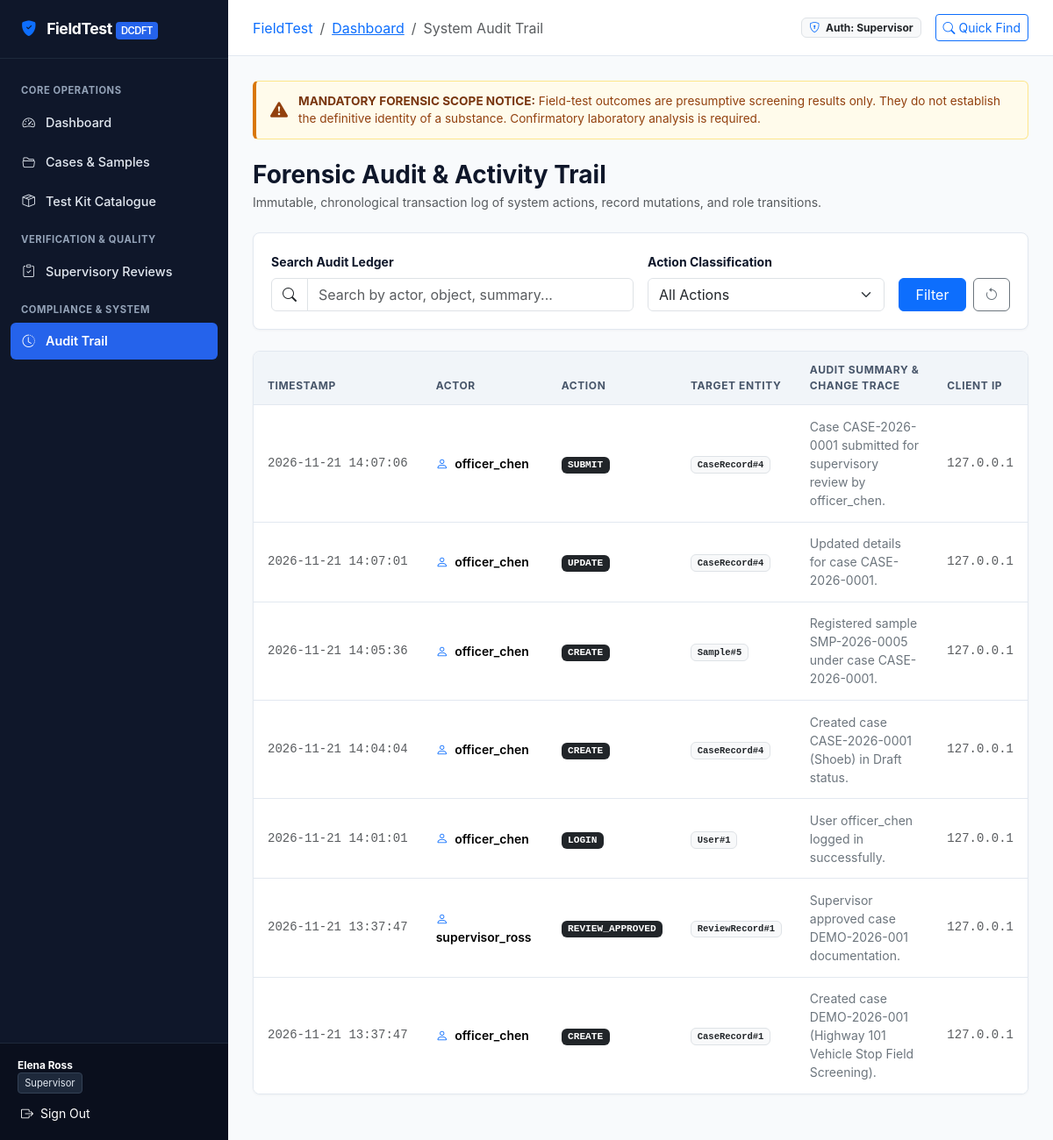
The app's page /audit/ (signed in) with its own data.
### auditlog/models.py (models this page shows, shortened)
class AuditEvent(models.Model):
    ACTION_CHOICES = [
        ('CREATE', 'Created Record'),
        ('UPDATE', 'Updated Record'),
        ('SUBMIT', 'Submitted For Review'),
        ('REVIEW_APPROVED', 'Documentation Approved'),
        ('REVIEW_CHANGES_REQUESTED', 'Changes Requested'),
        ('CUSTODY_RECORDED', 'Custody Event Recorded'),
        ('TEST_RECORDED', 'Test Event Recorded'),
        ('EVIDENCE_UPLOAD', 'Evidence Uploaded'),
        ('USER_MANAGEMENT', 'User Account Modified'),
        ('LOGIN', 'User Login'),
        ('LOGOUT', 'User Logout'),
    ]
    actor = models.ForeignKey(
        User,
        on_delete=models.SET_NULL,
        null=True,
        blank=True,
        related_name='audit_events'
    )
    action = models.CharField(max_length=64, choices=ACTION_CHOICES, db_index=True)
    object_type = models.CharField(max_length=64)
    object_id = models.CharField(max_length=64)
    summary = models.TextField()
    ip_address = models.GenericIPAddressField(null=True, blank=True)
    timestamp = models.DateTimeField(auto_now_add=True, db_index=True)
    class Meta:
        ordering = ['-timestamp']
        verbose_name = 'Audit Event'
        verbose_name_plural = 'Audit Events'

### auditlog/views.py (the view, shortened to what this page needs)
# urls.py: path('audit/', views.audit_list_view, name='audit_list'),
@login_required
@role_required('Administrator', 'Supervisor', 'Read-only User')
def audit_list_view(request):
    qs = AuditEvent.objects.select_related('actor').all()
    action = request.GET.get('action', '').strip()
    if action:
        qs = qs.filter(action=action)
    q = request.GET.get('q', '').strip()
    paginator = Paginator(qs, 25)
    page_number = request.GET.get('page')
    page_obj = paginator.get_page(page_number)
    return render(request, 'auditlog/audit_list.html', {
        'page_obj': page_obj,
        'selected_action': action,
        'q': q,
        'action_choices': AuditEvent.ACTION_CHOICES,
    })

### accounts/context_processors.py (called while the page is built, shortened)
def user_roles(request):
    groups = set(request.user.groups.values_list('name', flat=True))
    is_admin = request.user.is_superuser or 'Administrator' in groups
    is_supervisor = 'Supervisor' in groups or is_admin
    is_field_officer = 'Field Officer' in groups or is_admin
    is_readonly = 'Read-only User' in groups and not (is_admin or is_supervisor or is_field_officer)
    role_label = 'Administrator' if is_admin else ('Supervisor' if is_supervisor else ('Field Officer' if is_field_officer else ('Read-only User' if is_readonly else 'User')))
    return {
        'is_field_officer': is_field_officer,
        'is_supervisor': is_supervisor,
        'is_admin_user': is_admin,
        'is_readonly_user': is_readonly,
        'user_role_label': role_label,
    }

### templates/auditlog/audit_list.html (shortened to what this page needs)
{% extends 'base.html' %}
{% block breadcrumbs %}
<li class="breadcrumb-item"><a href="{% url 'dashboard' %}">Dashboard</a></li>
<li class="breadcrumb-item active" aria-current="page">System Audit Trail</li>
{% endblock %}
{% block content %}
<div class="d-flex flex-wrap align-items-center justify-content-between gap-3 mb-4">
    <div>
        <h1 class="h3 fw-bold mb-1">Forensic Audit & Activity Trail</h1>
        <p class="text-muted small mb-0">Immutable, chronological transaction log of system actions, record mutations, and role transitions.</p>
    </div>
</div>
<div class="card-forensic mb-4">
    <div class="card-body">
        <form method="get" class="row g-3 align-items-end">
            <div class="col-md-6">
                <label for="q" class="form-label small fw-bold">Search Audit Ledger</label>
                <div class="input-group">
                    <span class="input-group-text bg-white"><i class="bi bi-search"></i></span>
                    <input type="text" name="q" id="q" value="{{ q }}" class="form-control" placeholder="Search by actor, object, summary...">
                </div>
            </div>
            <div class="col-md-4">
                <label for="action" class="form-label small fw-bold">Action Classification</label>
                <select name="action" id="action" class="form-select">
                    <option value="">All Actions</option>
                </select>
            </div>
            <div class="col-md-2 d-flex gap-2">
                <button type="submit" class="btn btn-primary w-100">Filter</button>
                <a href="{% url 'audit_list' %}" class="btn btn-outline-secondary"><i class="bi bi-arrow-counterclockwise"></i></a>
            </div>
        </form>
    </div>
</div>
<div class="card-forensic">
    <div class="table-responsive">
        <table class="table table-forensic mb-0">
            <thead>
                <tr>
                    <th>Timestamp</th>
                    <th>Actor</th>
                    <th>Action</th>
                    <th>Target Entity</th>
                    <th>Audit Summary & Change Trace</th>
                    <th>Client IP</th>
                </tr>
            </thead>
            <tbody>
                {% for event in page_obj %}
                <tr>
                    <td class="small text-muted font-monospace" style="white-space: nowrap;">
                        {{ event.timestamp|date:"Y-m-d H:i:s" }}
                    </td>
                    <td class="small fw-semibold">
                        {% if event.actor %}
                        <i class="bi bi-person me-1 text-primary"></i> {{ event.actor.username }}
                        {% else %}
                        <span class="text-muted">System/Anonymous</span>
                        {% endif %}
                    </td>
                    <td>
                        <span class="badge bg-dark font-monospace" style="font-size: 0.7rem;">{{ event.action }}</span>
                    </td>
                    <td class="small">
                        <span class="badge bg-light text-dark border font-monospace">{{ event.object_type }}#{{ event.object_id }}</span>
                    </td>
                    <td class="small text-secondary" style="max-width: 350px;">
                        {{ event.summary }}
                    </td>
                    <td class="small text-muted font-monospace">
                        {{ event.ip_address|default:"127.0.0.1" }}
                    </td>
                </tr>
                {% empty %}
                <tr>
                    <td colspan="6" class="text-center py-4 text-muted">
                        No audit events found matching query.
                    </td>
                </tr>
                {% endfor %}
            </tbody>
        </table>
    </div>
</div>
{% endblock %}

### templates/base.html (shortened to what this page needs)
{% load static %}
<!DOCTYPE html>
<html lang="en">
<head>
    <link href="https://cdn.jsdelivr.net/npm/bootstrap@5.3.3/dist/css/bootstrap.min.css" rel="stylesheet">
    <link rel="stylesheet" href="https://cdn.jsdelivr.net/npm/bootstrap-icons@1.11.3/font/bootstrap-icons.min.css">
    <link rel="stylesheet" href="{% static 'css/styles.css' %}">
</head>
<body>
    <div class="app-container">
        {% if user.is_authenticated %}
        <aside class="sidebar" id="appSidebar">
            <a href="{% url 'dashboard' %}" class="sidebar-brand">
                <i class="bi bi-shield-fill-check text-primary"></i>
                <span>FieldTest <span class="badge-tag">DCDFT</span></span>
            </a>
            <ul class="sidebar-nav">
                <li class="nav-section-title">Core Operations</li>
                <li class="nav-item">
                    <a href="{% url 'dashboard' %}" class="nav-link {% if request.resolver_match.url_name == 'dashboard' %}active{% endif %}">
                        <i class="bi bi-speedometer2"></i>
                        <span>Dashboard</span>
                    </a>
                </li>
                <li class="nav-item">
                    <a href="{% url 'case_list' %}" class="nav-link {% if 'case' in request.resolver_match.url_name and 'report' not in request.resolver_match.url_name %}active{% endif %}">
                        <i class="bi bi-folder2-open"></i>
                        <span>Cases & Samples</span>
                    </a>
                </li>
                <li class="nav-item">
                    <a href="{% url 'kit_list' %}" class="nav-link {% if 'kit' in request.resolver_match.url_name %}active{% endif %}">
                        <i class="bi bi-box-seam"></i>
                        <span>Test Kit Catalogue</span>
                    </a>
                </li>
                {% if is_supervisor or is_admin_user %}
                <li class="nav-section-title">Verification & Quality</li>
                <li class="nav-item">
                    <a href="{% url 'review_list' %}" class="nav-link {% if 'review' in request.resolver_match.url_name %}active{% endif %}">
                        <i class="bi bi-clipboard-check"></i>
                        <span>Supervisory Reviews</span>
                    </a>
                </li>
                {% endif %}
                {% if is_admin_user or is_supervisor or is_readonly_user %}
                <li class="nav-section-title">Compliance & System</li>
                <li class="nav-item">
                    <a href="{% url 'audit_list' %}" class="nav-link {% if 'audit' in request.resolver_match.url_name %}active{% endif %}">
                        <i class="bi bi-clock-history"></i>
                        <span>Audit Trail</span>
                    </a>
                </li>
                {% endif %}
            </ul>
            <div class="sidebar-footer">
                <div class="sidebar-user mb-2">
                    <div>
                        <div class="fw-bold text-white small">{{ user.get_full_name|default:user.username }}</div>
                        <span class="user-role-badge">{{ user_role_label }}</span>
                    </div>
                </div>
                <form method="post" action="{% url 'logout' %}" class="d-grid">
                    <button type="submit" class="btn btn-sm btn-outline-secondary text-start text-white border-0 p-1">
                        <i class="bi bi-box-arrow-right me-1"></i> Sign Out
                    </button>
                </form>
            </div>
        </aside>
        {% endif %}
        <div class="main-wrapper {% if not user.is_authenticated %}m-0{% endif %}">
            {% if user.is_authenticated %}
            <header class="top-navbar">
                <div class="d-flex align-items-center gap-3">
                    <nav aria-label="breadcrumb">
                        <ol class="breadcrumb mb-0 small">
                            <li class="breadcrumb-item"><a href="{% url 'dashboard' %}" class="text-decoration-none">FieldTest</a></li>
                            {% block breadcrumbs %}{% endblock %}
                        </ol>
                    </nav>
                </div>
                <div class="d-flex align-items-center gap-3">
                    <span class="badge bg-light text-dark border small d-none d-md-inline-block">
                        <i class="bi bi-shield-lock me-1 text-primary"></i> Auth: {{ user_role_label }}
                    </span>
                    <a href="{% url 'case_list' %}" class="btn btn-sm btn-outline-primary d-none d-sm-inline-flex align-items-center gap-1">
                        <i class="bi bi-search"></i> Quick Find
                    </a>
                </div>
            </header>
            {% endif %}
            <main class="content-body">
                <div class="system-disclaimer-banner alert-banner-top">
                    <i class="bi bi-exclamation-triangle-fill fs-5 flex-shrink-0"></i>
                    <div>
                        <strong>MANDATORY FORENSIC SCOPE NOTICE:</strong>
                        Field-test outcomes are presumptive screening results only. They do not establish the definitive identity of a substance. Confirmatory laboratory analysis is required.
                    </div>
                </div>
                {% block content %}{% endblock %}
            </main>
        </div>
    </div>
</body>
</html>

### static/css/styles.css (style rules this page uses)
:root { --ft-navy-950: #0a0f1d; --ft-navy-900: #0f172a; --ft-navy-800: #1e293b; --ft-navy-700: #334155; --ft-slate-600: #475569; --ft-slate-500: #64748b; --ft-slate-400: #94a3b8; --ft-slate-200: #e2e8f0; --ft-slate-100: #f1f5f9; --ft-slate-50: #f8fafc; --ft-blue-600: #2563eb; --ft-blue-700: #1d4ed8; --ft-blue-50: #eff6ff; --ft-success: #059669; --ft-success-bg:#ecfdf5; --ft-warning: #d97706; --ft-warning-bg:#fffbeb; --ft-danger: #dc2626; --ft-danger-bg: #fef2f2; --ft-info: #0284c7; --ft-info-bg: #f0f9ff; --sidebar-width: 260px; --topbar-height: 64px; }
body { font-family: -apple-system, BlinkMacSystemFont, "Segoe UI", Roboto, "Helvetica Neue", Arial, sans-serif; background-color: var(--ft-slate-50); color: var(--ft-navy-900); margin: 0; padding: 0; min-height: 100vh; }
.app-container { display: flex; min-height: 100vh; }
.sidebar { width: var(--sidebar-width); background-color: var(--ft-navy-900); color: #fff; flex-shrink: 0; display: flex; flex-direction: column; position: fixed; top: 0; bottom: 0; left: 0; z-index: 1000; overflow-y: auto; transition: transform 0.25s ease-in-out; }
.sidebar-brand { padding: 1.25rem 1.5rem; font-size: 1.1rem; font-weight: 700; letter-spacing: -0.025em; border-bottom: 1px solid var(--ft-navy-800); display: flex; align-items: center; gap: 0.75rem; color: #fff; text-decoration: none; }
.sidebar-brand .badge-tag { font-size: 0.7rem; background-color: var(--ft-blue-600); padding: 0.2rem 0.4rem; border-radius: 4px; font-weight: 600; }
.sidebar-nav { list-style: none; padding: 1rem 0; margin: 0; flex-grow: 1; }
.nav-section-title { font-size: 0.7rem; font-weight: 700; text-transform: uppercase; color: var(--ft-slate-400); padding: 0.75rem 1.5rem 0.25rem; letter-spacing: 0.05em; }
.nav-item { margin: 0.15rem 0.75rem; }
.nav-link { display: flex; align-items: center; gap: 0.75rem; padding: 0.65rem 0.85rem; color: var(--ft-slate-200); text-decoration: none; border-radius: 6px; font-size: 0.9rem; font-weight: 500; transition: background-color 0.15s, color 0.15s; }
.nav-link.active { background-color: var(--ft-blue-600); color: #fff; font-weight: 600; }
.sidebar-footer { padding: 1rem 1.25rem; border-top: 1px solid var(--ft-navy-800); background-color: var(--ft-navy-950); }
.sidebar-user { display: flex; align-items: center; justify-content: space-between; font-size: 0.85rem; }
.user-role-badge { display: inline-block; padding: 0.15rem 0.45rem; font-size: 0.7rem; border-radius: 4px; background: var(--ft-navy-800); color: var(--ft-slate-200); border: 1px solid var(--ft-navy-700); }
.main-wrapper { flex-grow: 1; margin-left: var(--sidebar-width); display: flex; flex-direction: column; min-height: 100vh; }
.top-navbar { height: var(--topbar-height); background-color: #fff; border-bottom: 1px solid var(--ft-slate-200); display: flex; align-items: center; justify-content: space-between; padding: 0 1.75rem; position: sticky; top: 0; z-index: 990; }
.content-body { padding: 1.75rem; flex-grow: 1; }
.system-disclaimer-banner { background-color: var(--ft-warning-bg); border: 1px solid #fde68a; border-left: 4px solid var(--ft-warning); color: #92400e; padding: 0.75rem 1rem; border-radius: 6px; font-size: 0.85rem; margin-bottom: 1.5rem; display: flex; align-items: center; gap: 0.75rem; }
.system-disclaimer-banner strong { color: #78350f; }
.card-forensic { background: #fff; border: 1px solid var(--ft-slate-200); border-radius: 8px; box-shadow: 0 1px 3px rgba(0,0,0,0.04); margin-bottom: 1.5rem; overflow: hidden; }
.card-forensic .card-body { padding: 1.25rem; }
.table-forensic { width: 100%; border-collapse: separate; border-spacing: 0; }
.table-forensic th { background-color: var(--ft-slate-100); color: var(--ft-slate-600); font-size: 0.75rem; font-weight: 700; text-transform: uppercase; letter-spacing: 0.05em; padding: 0.75rem 1rem; border-bottom: 1px solid var(--ft-slate-200); text-align: left; }
.table-forensic td { padding: 0.85rem 1rem; border-bottom: 1px solid var(--ft-slate-200); font-size: 0.875rem; vertical-align: middle; }
.table-forensic tr:last-child td { border-bottom: none; }

### records on screen
AuditEvent: timestamp "2026-11-21 14:07:06", actor.username "officer_chen", action "SUBMIT", object_type "CaseRecord", object_id "4", summary "Case CASE-2026-0001 submitted for supervisory review by officer_chen.", ip_address "127.0.0.1"
AuditEvent: timestamp "2026-11-21 14:07:01", actor.username "officer_chen", action "UPDATE", object_type "CaseRecord", object_id "4", summary "Updated details for case CASE-2026-0001.", ip_address "127.0.0.1"
AuditEvent: timestamp "2026-11-21 14:05:36", actor.username "officer_chen", action "CREATE", object_type "Sample", object_id "5", summary "Registered sample SMP-2026-0005 under case CASE-2026-0001.", ip_address "127.0.0.1"
AuditEvent: timestamp "2026-11-21 14:04:04", actor.username "officer_chen", action "CREATE", object_type "CaseRecord", object_id "4", summary "Created case CASE-2026-0001 (Shoeb) in Draft status.", ip_address "127.0.0.1"
AuditEvent: timestamp "2026-11-21 14:01:01", actor.username "officer_chen", action "LOGIN", object_type "User", object_id "1", summary "User officer_chen logged in successfully.", ip_address "127.0.0.1"
AuditEvent: timestamp "2026-11-21 13:37:47", actor.username "supervisor_ross", action "REVIEW_APPROVED", object_type "ReviewRecord", object_id "1", summary "Supervisor approved case DEMO-2026-001 documentation.", ip_address "127.0.0.1"
AuditEvent: timestamp "2026-11-21 13:37:47", actor.username "officer_chen", action "CREATE", object_type "CaseRecord", object_id "1", summary "Created case DEMO-2026-001 (Highway 101 Vehicle Stop Field Screening).", ip_address "127.0.0.1"

### other values on screen
{{ user.get_full_name|default:user.username }} "Elena Ross"
{{ user_role_label }} "Supervisor"
